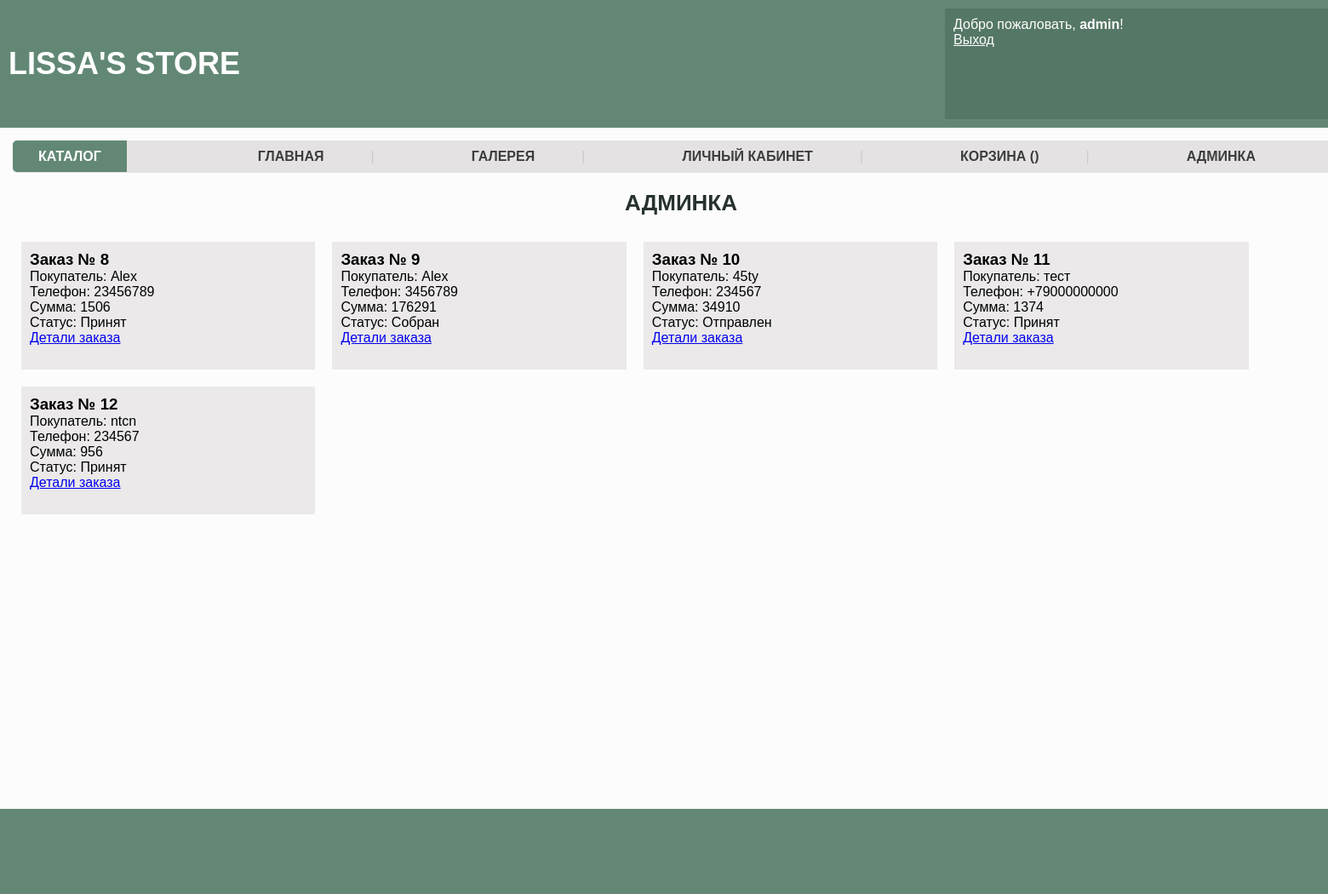
The page /admin (signed in) on the database its author committed.
### tables this page shows
CREATE TABLE `orders` (
  `id` int(11) NOT NULL,
  `name` text NOT NULL,
  `phone` text NOT NULL,
  `price_total` int(11) NOT NULL,
  `session_id` text NOT NULL,
  `status` varchar(255) NOT NULL DEFAULT 'Принят'
);

### config/config.php (called while the page is built, shortened)
<?php
$messages = [
    '1' => 'Файл успешно загружен.',
    'errorFileExists' => 'Ошибка! Файл с таким именем уже существует, выберите другое имя файла!',
    'errorFileSize' => 'Размер файла не больше 1 мб!',
    'errorPhpNotAllowed' => 'Загрузка php-файлов запрещена!',
    'errorNotJpg' => 'Можно загружать только jpg-файлы!',
    'added' => 'Сообщение добавлено',
    'deleted' => 'Сообщение удалено',
    'edited' => 'Сообщение отредактировано',
    'ERROR' => 'Ошибка',
    'purchased' => 'Заказ сформирован.',
    'userExists' => 'Пользователь с таким логином уже существует. Пожалуйста, выберите другой логин.',
    'passNotMatch' => 'Пароли не совпадают, попробуйте еще раз.',
    'signed' => 'Регистрация прошла успешно.'
];

### engine/db.php (called while the page is built, shortened)
<?php
function getDb()
{
    static $db = null;
    if (is_null($db)) {
        $db = mysqli_connect(HOST, USER, PASS, DB) or die("Could not connect. " . mysqli_connect_error());
    }
    return $db;
}
function getAssocResult($sql)
{
    $result = mysqli_query(getDb(), $sql) or die(mysqli_connect_error());
    $array_result = [];
    while ($row = $result->fetch_assoc())
        $array_result[] = $row;
    return $array_result;
}
function getDataFromDb($sql)
{
    $result = mysqli_query(getDb(), $sql) or die(mysqli_connect_error());
    return $result->fetch_assoc();
}

### engine/card.php (called while the page is built, shortened)
<?php
function getItemsCount($session)
{
    $res = getDataFromDb("SELECT SUM(count) AS count FROM `card` WHERE `session_id` = '{$session}'");
    return $res['count'];
}

### engine/controller.php (called while the page is built, shortened)
<?php
function prepareVariables($page, $messages, $action)
{
    $params = [
        'count' => getItemsCount(session_id()),
        'menu_list' => [
            'Главная' => '/',
            'Каталог' => '/catalog',
            'Галерея' => '/gallery',
            'Личный кабинет' => '/account',
            'Корзина (' . getItemsCount(session_id()) . ')' => '/card'
        ],
        'username' => getUsername(),
        'allow' => isAuth()
    ];
    if (isAdmin()) {
        $params['menu_list']['Админка'] = '/admin';
    }
    switch ($page) {
        case 'admin':
            $params['ordersList'] = getOrdersList();
            $sessionId = getOrdersList()[1]['session_id'];
            break;
    }
    return $params;
}

### engine/auth.php (called while the page is built, shortened)
<?php
function isAuth()
{
    if (isset($_SESSION['login'])) return true;
    return false;
}
function getUsername()
{
    return isAuth() ? $_SESSION['login'] : "Гость";
}
function isAdmin()
{
    return $_SESSION['login'] == 'admin';
}

### engine/admin.php (called while the page is built, shortened)
<?php
function getOrdersList()
{
    return getAssocResult("SELECT * FROM `orders` WHERE 1");
}

### templates/admin.php (the view)
<? if (isAdmin()) : ?>
    <h1>Админка</h1>
    <div class="orders-container">
        <?php foreach ($ordersList as $key => $ordersList) : ?>
            <div class="order">
                <h3>Заказ № <?= $ordersList['id'] ?></h3>
                Покупатель: <?= $ordersList['name'] ?><br>
                Телефон: <?= $ordersList['phone'] ?><br>
                Сумма: <?= $ordersList['price_total'] ?><br>
                Статус: <?= $ordersList['status'] ?><br>
                <a href="/order/?id=<?= $ordersList['id'] ?>">Детали заказа</a><Br><Br>
            </div>
        <? endforeach ?>
    </div>
<? else : ?>
    Ошибка! Вы не имеете прав доступа!
<? endif ?>

### public/index.php
<?php
require_once '../config/config.php';
$page_url = explode('/', $_SERVER['REQUEST_URI']);
$action = $page_url['2'];
if ($page_url['1'] == '') {
    $page = 'index';
} else {
    $page = $page_url['1'];
}
$params = prepareVariables($page, $messages, $action);
if($page!='ajax') {
    echo render($page, $params);
}

### engine/functions.php (shortened to what this page needs)
<?php
function render($page, $params)
{
    return renderTemplate(
        LAYOUTS_DIR . 'main',
        [
            'pageScript' => $params['pageScript'] . '.js',
            'menu' => renderTemplate('menu', $params),
            'loginForm' => renderTemplate('loginForm', $params),
            'content' => renderTemplate($page, $params)
        ]
    );
}
function renderTemplate($page, $params)
{
    $fileName = TEMPLATES_DIR . $page . '.php';
    if (file_exists($fileName)) {
        include $fileName;
    }
    return ob_get_clean();
}

### templates/menu.php
<ul class="site-menu">
    <? foreach ($menu_list as $link_name => $link) : ?>
    <li class="menu-link"><a href="<?= $link ?>"><?= $link_name ?></a></li>
    <? endforeach; ?>
</ul>

### templates/loginForm.php (shortened to what this page needs)
<div class="login-form">
    Добро пожаловать, <b><?= $username ?></b>!<br>
    <?php if ($allow) : ?>
        <a class="logout-link" href="/logout">Выход</a>
    <?php endif ?>
</div>

### templates/layouts/main.php (shortened to what this page needs)
<!DOCTYPE html>
<html lang="en">
<head>
    <link rel="stylesheet" href="../../css/style.css">
</head>
<body>
    <header class="page-header-logo">
        <div class="container">
            <h1 class="page-header-logo-title">LISSA'S STORE
            </h1>
            <?= $loginForm ?>
        </div>
    </header>
    <div class="page-main-content">
        <?= $menu ?>
        <?= $content ?>
    </div>
    <footer class="page-footer"></footer>
</body>
</html>

### public/css/style.css (style rules this page uses)
* { margin: 0; }
body { font-family: Arial, Helvetica, sans-serif; }
.page-header-logo { width: 100%; padding: 10px; background: rgb(98, 136, 117); height: 150px; box-sizing: border-box; }
.page-footer { display: block; width: 100%; background: rgb(98, 136, 117); height: 100px; }
.page-header-logo-title { color: #fff; font-size: 36px; padding: 0; margin: 0; text-align: left; }
.container { width: 1600px; margin: 0 auto; display: flex; justify-content: space-between; align-items: center; }
.login-form { width: 500px; min-height: 130px; background: rgb(85, 119, 102); padding: 10px; box-sizing: border-box; color: #fff; }
.logout-link { color: #fff; }
.page-main-content { background: #fcfcfc; min-height: 100vh; padding: 15px; box-sizing: border-box; width: 1600px; margin: 0 auto; }
.site-menu { list-style-type: none; display: flex; justify-content: space-between; background: rgb(228, 226, 226); padding: 10px 55px 10px 0; margin: 0 0 20px; border-radius: 5px; }
.menu-link a { text-transform: uppercase; font-weight: 600; padding: 10px 15px; text-decoration: none; color: #3d3d3d; }
.menu-link::after { content: "|"; margin: 0 0 0 40px; opacity: 0.1; }
.menu-link:nth-child(2) a { background: rgb(98, 136, 117); color: #fff; border-radius: 5px 0 0 5px; padding: 10px 30px; }
.menu-link:nth-child(2) { order: -1; }
.menu-link:nth-child(2)::after, .menu-link:last-child::after { content: ""; }
h1 { text-align: center; color: #273130; text-transform: uppercase; font-size: 26px; margin: 0 0 20px; }
.orders-container { width: 100%; display: flex; flex-wrap: wrap; }
.order { width: 22%; padding: 10px; box-sizing: border-box; margin: 10px; background: rgb(235, 233, 233); }

### rows shown on the page
orders: id "8", name "Alex", phone "23456789", price_total "1506", status "Принят"
orders: id "9", name "Alex", phone "3456789", price_total "176291", status "Собран"
orders: id "10", name "45ty", phone "234567", price_total "34910", status "Отправлен"
orders: id "11", name "тест", phone "+79000000000", price_total "1374", status "Принят"
orders: id "12", name "ntcn", phone "234567", price_total "956", status "Принят"

### other values the page prints
$username "admin"
$link_name "ГЛАВНАЯ"
$link_name "КАТАЛОГ"
$link_name "ГАЛЕРЕЯ"
$link_name "ЛИЧНЫЙ КАБИНЕТ"
$link_name "КОРЗИНА ()"
$link_name "АДМИНКА"
